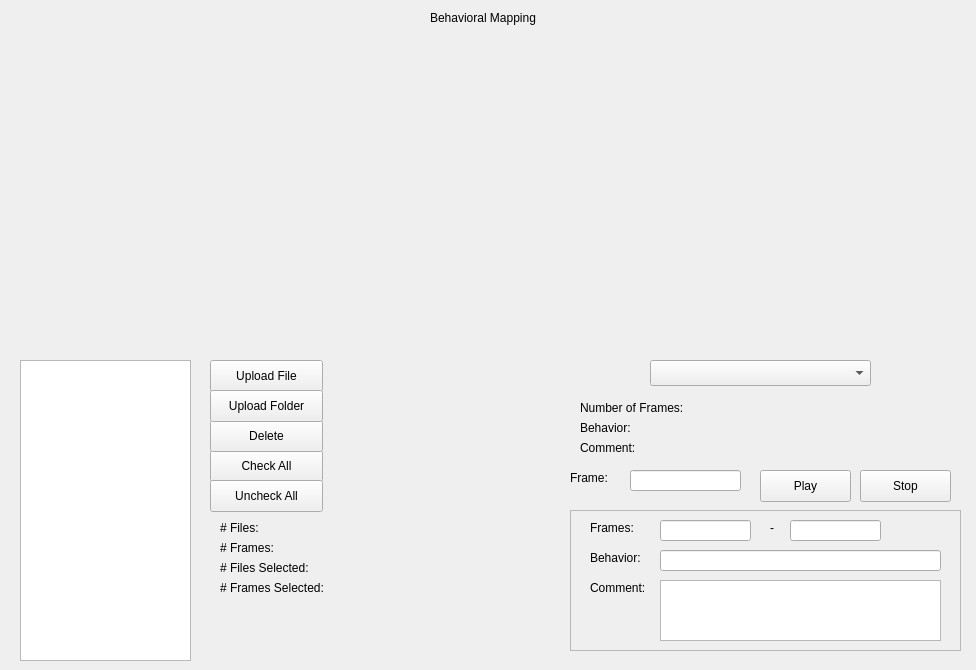
<?xml version="1.0" encoding="UTF-8"?>
<ui version="4.0">
 <class>Form</class>
 <widget class="QWidget" name="Form">
  <property name="geometry">
   <rect>
    <x>0</x>
    <y>0</y>
    <width>976</width>
    <height>670</height>
   </rect>
  </property>
  <property name="windowTitle">
   <string>Form</string>
  </property>
  <widget class="QListWidget" name="FilesList">
   <property name="geometry">
    <rect>
     <x>20</x>
     <y>360</y>
     <width>171</width>
     <height>301</height>
    </rect>
   </property>
  </widget>
  <widget class="QLabel" name="NumFilesLabel">
   <property name="geometry">
    <rect>
     <x>220</x>
     <y>520</y>
     <width>251</width>
     <height>16</height>
    </rect>
   </property>
   <property name="text">
    <string># Files: </string>
   </property>
  </widget>
  <widget class="QLabel" name="NumFramesLabel">
   <property name="geometry">
    <rect>
     <x>220</x>
     <y>540</y>
     <width>251</width>
     <height>16</height>
    </rect>
   </property>
   <property name="text">
    <string># Frames:</string>
   </property>
  </widget>
  <widget class="QLabel" name="TitleLabel">
   <property name="geometry">
    <rect>
     <x>430</x>
     <y>10</y>
     <width>151</width>
     <height>16</height>
    </rect>
   </property>
   <property name="text">
    <string>Behavioral Mapping</string>
   </property>
  </widget>
  <widget class="QPushButton" name="UploadButton">
   <property name="geometry">
    <rect>
     <x>210</x>
     <y>360</y>
     <width>113</width>
     <height>32</height>
    </rect>
   </property>
   <property name="text">
    <string>Upload File</string>
   </property>
  </widget>
  <widget class="QComboBox" name="IndFileDrop">
   <property name="geometry">
    <rect>
     <x>650</x>
     <y>360</y>
     <width>221</width>
     <height>26</height>
    </rect>
   </property>
  </widget>
  <widget class="QLabel" name="FrameLabel">
   <property name="geometry">
    <rect>
     <x>570</x>
     <y>470</y>
     <width>60</width>
     <height>16</height>
    </rect>
   </property>
   <property name="text">
    <string>Frame:</string>
   </property>
  </widget>
  <widget class="QLabel" name="IndNumFrameLabel">
   <property name="geometry">
    <rect>
     <x>580</x>
     <y>400</y>
     <width>351</width>
     <height>16</height>
    </rect>
   </property>
   <property name="text">
    <string>Number of Frames:</string>
   </property>
  </widget>
  <widget class="QLabel" name="IndBehaviorLabel">
   <property name="geometry">
    <rect>
     <x>580</x>
     <y>420</y>
     <width>351</width>
     <height>16</height>
    </rect>
   </property>
   <property name="text">
    <string>Behavior:</string>
   </property>
  </widget>
  <widget class="QLabel" name="IndCommentLabel">
   <property name="geometry">
    <rect>
     <x>580</x>
     <y>440</y>
     <width>301</width>
     <height>16</height>
    </rect>
   </property>
   <property name="text">
    <string>Comment: </string>
   </property>
  </widget>
  <widget class="QLineEdit" name="FrameLineEdit">
   <property name="geometry">
    <rect>
     <x>630</x>
     <y>470</y>
     <width>111</width>
     <height>21</height>
    </rect>
   </property>
  </widget>
  <widget class="QPushButton" name="PlayButton">
   <property name="geometry">
    <rect>
     <x>760</x>
     <y>470</y>
     <width>91</width>
     <height>32</height>
    </rect>
   </property>
   <property name="autoFillBackground">
    <bool>false</bool>
   </property>
   <property name="text">
    <string>Play</string>
   </property>
  </widget>
  <widget class="QPushButton" name="StopButton">
   <property name="geometry">
    <rect>
     <x>860</x>
     <y>470</y>
     <width>91</width>
     <height>32</height>
    </rect>
   </property>
   <property name="text">
    <string>Stop</string>
   </property>
  </widget>
  <widget class="QFrame" name="CommentFrame">
   <property name="geometry">
    <rect>
     <x>570</x>
     <y>510</y>
     <width>391</width>
     <height>141</height>
    </rect>
   </property>
   <property name="frameShape">
    <enum>QFrame::StyledPanel</enum>
   </property>
   <property name="frameShadow">
    <enum>QFrame::Raised</enum>
   </property>
   <widget class="QLabel" name="FrameCommentLabel">
    <property name="geometry">
     <rect>
      <x>20</x>
      <y>10</y>
      <width>60</width>
      <height>16</height>
     </rect>
    </property>
    <property name="text">
     <string>Frames:</string>
    </property>
   </widget>
   <widget class="QLabel" name="BehaviorCommentLabel">
    <property name="geometry">
     <rect>
      <x>20</x>
      <y>40</y>
      <width>60</width>
      <height>16</height>
     </rect>
    </property>
    <property name="text">
     <string>Behavior:</string>
    </property>
   </widget>
   <widget class="QLabel" name="CommentLabel">
    <property name="geometry">
     <rect>
      <x>20</x>
      <y>70</y>
      <width>71</width>
      <height>16</height>
     </rect>
    </property>
    <property name="text">
     <string>Comment:</string>
    </property>
   </widget>
   <widget class="QLabel" name="DashLabel">
    <property name="geometry">
     <rect>
      <x>200</x>
      <y>10</y>
      <width>16</width>
      <height>16</height>
     </rect>
    </property>
    <property name="text">
     <string>-</string>
    </property>
   </widget>
   <widget class="QLineEdit" name="FrameStopLineEdit">
    <property name="geometry">
     <rect>
      <x>220</x>
      <y>10</y>
      <width>91</width>
      <height>21</height>
     </rect>
    </property>
   </widget>
   <widget class="QLineEdit" name="FrameStartLineEdit">
    <property name="geometry">
     <rect>
      <x>90</x>
      <y>10</y>
      <width>91</width>
      <height>21</height>
     </rect>
    </property>
   </widget>
   <widget class="QLineEdit" name="BehaviorLineEdit">
    <property name="geometry">
     <rect>
      <x>90</x>
      <y>40</y>
      <width>281</width>
      <height>21</height>
     </rect>
    </property>
   </widget>
   <widget class="QPlainTextEdit" name="CommentTextEdit">
    <property name="geometry">
     <rect>
      <x>90</x>
      <y>70</y>
      <width>281</width>
      <height>61</height>
     </rect>
    </property>
   </widget>
  </widget>
  <widget class="QPushButton" name="CheckAllButton">
   <property name="geometry">
    <rect>
     <x>210</x>
     <y>450</y>
     <width>113</width>
     <height>32</height>
    </rect>
   </property>
   <property name="text">
    <string>Check All</string>
   </property>
  </widget>
  <widget class="QPushButton" name="UncheckAllButton">
   <property name="geometry">
    <rect>
     <x>210</x>
     <y>480</y>
     <width>113</width>
     <height>32</height>
    </rect>
   </property>
   <property name="text">
    <string>Uncheck All</string>
   </property>
  </widget>
  <widget class="QWidget" name="horizontalLayoutWidget">
   <property name="geometry">
    <rect>
     <x>10</x>
     <y>40</y>
     <width>461</width>
     <height>311</height>
    </rect>
   </property>
   <layout class="QHBoxLayout" name="Graph1Layout"/>
  </widget>
  <widget class="QWidget" name="horizontalLayoutWidget_2">
   <property name="geometry">
    <rect>
     <x>500</x>
     <y>40</y>
     <width>461</width>
     <height>311</height>
    </rect>
   </property>
   <layout class="QHBoxLayout" name="Graph2Layout"/>
  </widget>
  <widget class="QPushButton" name="Delete_Button">
   <property name="geometry">
    <rect>
     <x>210</x>
     <y>420</y>
     <width>113</width>
     <height>32</height>
    </rect>
   </property>
   <property name="text">
    <string>Delete</string>
   </property>
  </widget>
  <widget class="QPushButton" name="UploadFolderButton">
   <property name="geometry">
    <rect>
     <x>210</x>
     <y>390</y>
     <width>113</width>
     <height>32</height>
    </rect>
   </property>
   <property name="text">
    <string>Upload Folder</string>
   </property>
  </widget>
  <widget class="QLabel" name="NumFramesSelectedLabel">
   <property name="geometry">
    <rect>
     <x>220</x>
     <y>580</y>
     <width>141</width>
     <height>16</height>
    </rect>
   </property>
   <property name="text">
    <string># Frames Selected:</string>
   </property>
  </widget>
  <widget class="QLabel" name="NumFilesSelectedLabel">
   <property name="geometry">
    <rect>
     <x>220</x>
     <y>560</y>
     <width>241</width>
     <height>16</height>
    </rect>
   </property>
   <property name="text">
    <string># Files Selected:</string>
   </property>
  </widget>
 </widget>
 <resources/>
 <connections/>
</ui>
